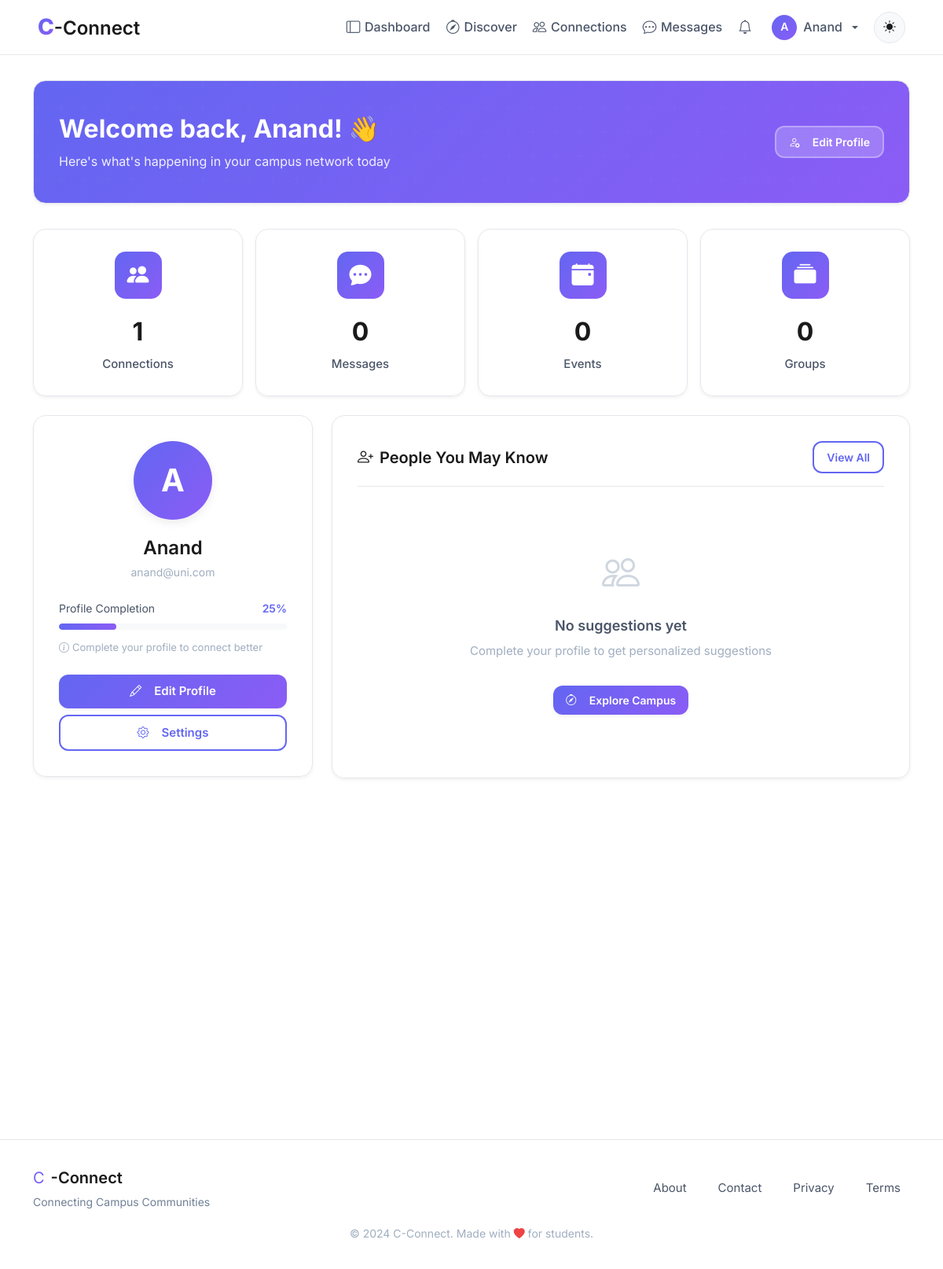
Page /dashboard (signed in) on the committed database.
### models.py (models this page shows, shortened)
class User(UserMixin, db.Model):
    id = db.Column(db.Integer, primary_key=True, autoincrement=True)  # Unique identifier
    username = db.Column(db.String(100), nullable=False)  # Name of the user (later can add this unique if needed)
    email = db.Column(db.String(120), nullable=False, unique=True)  # Email of the user
    password = db.Column(db.String(200), nullable=False)  # Passwords not hashed yet (done in setup_db.py)
    created_at = db.Column(db.DateTime, default=db.func.now())  # Timestamp of account creation
    last_login = db.Column(db.DateTime, nullable=True)  # Timestamp of last login
    pass

### blueprints/main/routes.py (the view)
@main.route('/dashboard')
@login_required  # Restricts access to logged-in users only
def dashboard():
    user_id = current_user.id
    accepted_count = db.session.query(Connection).filter(
        (Connection.status == 'accepted') & (
            (Connection.user_id == user_id) | (Connection.target_user_id == user_id)
        )
    ).count()
    pending_incoming = db.session.query(Connection).filter_by(
        target_user_id=user_id, status='pending'
    ).count()
    pending_outgoing = db.session.query(Connection).filter_by(
        user_id=user_id, status='pending'
    ).count()
    stats = {
        "connections": accepted_count,
        "pending_incoming": pending_incoming,
        "pending_outgoing": pending_outgoing
    }
    return render_template('main/dashboard.html', username=current_user.username, stats=stats)

### blueprints/main/templates/main/dashboard.html (shortened to what this page needs)
{% extends "base.html" %}
{% block body %}
<div class="dashboard-container">
    <div class="container">
        <div class="welcome-banner glass-card animate-on-scroll">
            <div class="welcome-content">
                <div class="row align-items-center">
                    <div class="col-md-8">
                        <h1 class="welcome-title">
                            Welcome back, {{ username }}! 👋
                        </h1>
                        <p class="welcome-subtitle">
                            Here's what's happening in your campus network today
                        </p>
                    </div>
                    <div class="col-md-4 text-md-end mt-3 mt-md-0">
                        <a href="{{ url_for('auth.profile') }}" class="btn btn-outline-custom btn-sm" style="background: rgba(255,255,255,0.2); border-color: rgba(255,255,255,0.3); color: white;">
                            <i class="bi bi-person-gear me-2"></i>Edit Profile
                        </a>
                    </div>
                </div>
            </div>
        </div>
        <div class="row g-3 mb-4">
            <div class="col-lg-3 col-sm-6 animate-on-scroll">
                <a href="{{ url_for('connections.connections_home') }}" class="stat-card glass-card">
                    <div class="stat-icon">
                        <i class="bi bi-people-fill"></i>
                    </div>
                    <div class="stat-value">{{ stats.connections }}</div>
                    <div class="stat-label">Connections</div>
                </a>
            </div>
            <div class="col-lg-3 col-sm-6 animate-on-scroll">
                <div class="stat-card glass-card">
                    <div class="stat-icon">
                        <i class="bi bi-chat-dots-fill"></i>
                    </div>
                    <div class="stat-value">0</div>
                    <div class="stat-label">Messages</div>
                </div>
            </div>
            <div class="col-lg-3 col-sm-6 animate-on-scroll">
                <div class="stat-card glass-card">
                    <div class="stat-icon">
                        <i class="bi bi-calendar-event-fill"></i>
                    </div>
                    <div class="stat-value">0</div>
                    <div class="stat-label">Events</div>
                </div>
            </div>
            <div class="col-lg-3 col-sm-6 animate-on-scroll">
                <div class="stat-card glass-card">
                    <div class="stat-icon">
                        <i class="bi bi-collection-fill"></i>
                    </div>
                    <div class="stat-value">0</div>
                    <div class="stat-label">Groups</div>
                </div>
            </div>
        </div>
        <div class="row">
            <div class="col-lg-4 mb-4">
                <div class="profile-card glass-card animate-on-scroll">
                    <div class="text-center">
                        <div class="profile-avatar">{{ username[0].upper() }}</div>
                        <h3 class="profile-name">{{ username }}</h3>
                        <p class="profile-email">{{ current_user.email }}</p>
                    </div>
                    <div class="completion-bar">
                        <div class="completion-label">
                            <span style="color: var(--text-secondary);">Profile Completion</span>
                            <span style="color: var(--primary-color); font-weight: 600;">25%</span>
                        </div>
                        <div class="progress-wrapper">
                            <div class="progress-fill" style="width: 25%;"></div>
                        </div>
                        <p style="color: var(--text-muted); font-size: 0.8125rem; margin-top: 0.75rem; margin-bottom: 0;">
                            <i class="bi bi-info-circle me-1"></i>Complete your profile to connect better
                        </p>
                    </div>
                    <div style="margin-top: 1.5rem;">
                        <a href="{{ url_for('auth.profile') }}" class="btn btn-primary-custom w-100 mb-2">
                            <i class="bi bi-pencil me-2"></i>Edit Profile
                        </a>
                        <a href="{{ url_for('main.settings') }}" class="btn btn-outline-custom w-100">
                            <i class="bi bi-gear me-2"></i>Settings
                        </a>
                    </div>
                </div>
            </div>
            <div class="col-lg-8">
                <div class="section-card glass-card animate-on-scroll">
                    <div class="section-header">
                        <h2 class="section-title">
                            <i class="bi bi-person-plus"></i>
                            People You May Know
                        </h2>
                        <a href="{{ url_for('main.discover') }}" class="btn btn-sm btn-outline-custom">
                            View All
                        </a>
                    </div>
                    <div class="empty-state">
                        <div class="empty-icon">
                            <i class="bi bi-people"></i>
                        </div>
                        <h3 class="empty-title">No suggestions yet</h3>
                        <p class="empty-text">Complete your profile to get personalized suggestions</p>
                        <a href="{{ url_for('main.discover') }}" class="btn btn-primary-custom btn-sm mt-3">
                            <i class="bi bi-compass me-2"></i>Explore Campus
                        </a>
                    </div>
                </div>
            </div>
        </div>
    </div>
</div>
{% endblock %}

### templates/base.html (shortened to what this page needs)
<!DOCTYPE html>
<html lang="en">
<head>
    <link rel="stylesheet" href="https://cdn.jsdelivr.net/npm/bootstrap-icons@1.11.1/font/bootstrap-icons.css">
    <link href="https://cdn.jsdelivr.net/npm/bootstrap@5.3.2/dist/css/bootstrap.min.css" rel="stylesheet">
    <link rel="stylesheet" href="{{ url_for('static', filename='css/global.css') }}">
</head>
<body>
    <nav class="navbar navbar-expand-lg navbar-glass fixed-top">
        <div class="container-fluid px-lg-5 px-3">
            <a class="navbar-brand" href="{{ url_for('main.home') }}">
                <span class="brand-c">C</span><span class="brand-connect">-Connect</span>
            </a>
            <div class="collapse navbar-collapse" id="navbarNav">
                <ul class="navbar-nav ms-auto align-items-lg-center gap-1">
                    {% if current_user.is_authenticated %}
                        <li class="nav-item">
                            <a class="nav-link" href="{{ url_for('main.dashboard') }}">
                                <i class="bi bi-layout-sidebar"></i>Dashboard
                            </a>
                        </li>
                        <li class="nav-item">
                            <a class="nav-link" href="{{ url_for('main.discover') }}">
                                <i class="bi bi-compass"></i>Discover
                            </a>
                        </li>
                        <li class="nav-item">
                            <a class="nav-link" href="{{ url_for('connections.connections_home') }}">
                                <i class="bi bi-people"></i>Connections
                            </a>
                        </li>
                        <li class="nav-item">
                            <a class="nav-link" href="{{ url_for('main.messages') }}">
                                <i class="bi bi-chat-dots"></i>Messages
                            </a>
                        </li>
                        <li class="nav-item position-relative">
                            <a class="nav-link" href="{{ url_for('notifications.notifications_list') }}">
                                <i class="bi bi-bell"></i>
                                {% set unread = current_user.notifications | selectattr("is_read", "equalto", False) | list %}
                            </a>
                        </li>
                        <li class="nav-item dropdown">
                            <a class="nav-link dropdown-toggle d-flex align-items-center gap-2" href="#" role="button" data-bs-toggle="dropdown">
                                <div style="width: 32px; height: 32px; border-radius: 50%; background: linear-gradient(135deg, var(--primary-color), var(--accent-color)); display: flex; align-items: center; justify-content: center; color: white; font-weight: 600; font-size: 0.875rem;">
                                    {{ current_user.username[0].upper() }}
                                </div>
                                <span class="d-none d-lg-inline">{{ current_user.username }}</span>
                            </a>
                        </li>
                    {% endif %}
                    <li class="nav-item ms-lg-2">
                        <button class="btn-theme-toggle" id="themeToggle" aria-label="Toggle theme">
                            <i class="bi bi-sun-fill" id="themeIcon"></i>
                        </button>
                    </li>
                </ul>
            </div>
        </div>
    </nav>
    <main class="main-content">
        {% block body %}{% endblock %}
    </main>
    <footer class="footer-glass">
        <div class="container">
            <div class="row align-items-center">
                <div class="col-md-6 text-center text-md-start mb-3 mb-md-0">
                    <div class="d-flex align-items-center justify-content-center justify-content-md-start gap-2">
                        <span class="brand-c" style="font-size: 1.25rem;">C</span>
                        <span class="brand-connect" style="font-size: 1.25rem;">-Connect</span>
                    </div>
                    <p class="footer-tagline mb-0">Connecting Campus Communities</p>
                </div>
                <div class="col-md-6">
                    <div class="d-flex justify-content-center justify-content-md-end gap-3 flex-wrap">
                        <a href="{{ url_for('main.about') }}" class="footer-link">About</a>
                        <a href="{{ url_for('main.contact') }}" class="footer-link">Contact</a>
                        <a href="#" class="footer-link">Privacy</a>
                        <a href="#" class="footer-link">Terms</a>
                    </div>
                </div>
            </div>
            <div class="row mt-3">
                <div class="col text-center">
                    <small class="text-muted">
                        &copy; 2024 C-Connect. Made with <i class="bi bi-heart-fill" style="color: var(--danger-color);"></i> for students.
                    </small>
                </div>
            </div>
        </div>
    </footer>
</body>
</html>

### rows in the picture
User: username "A", username "Anand", email "anand@uni.com"

### other values in the picture
{{ stats.connections }} "1"
